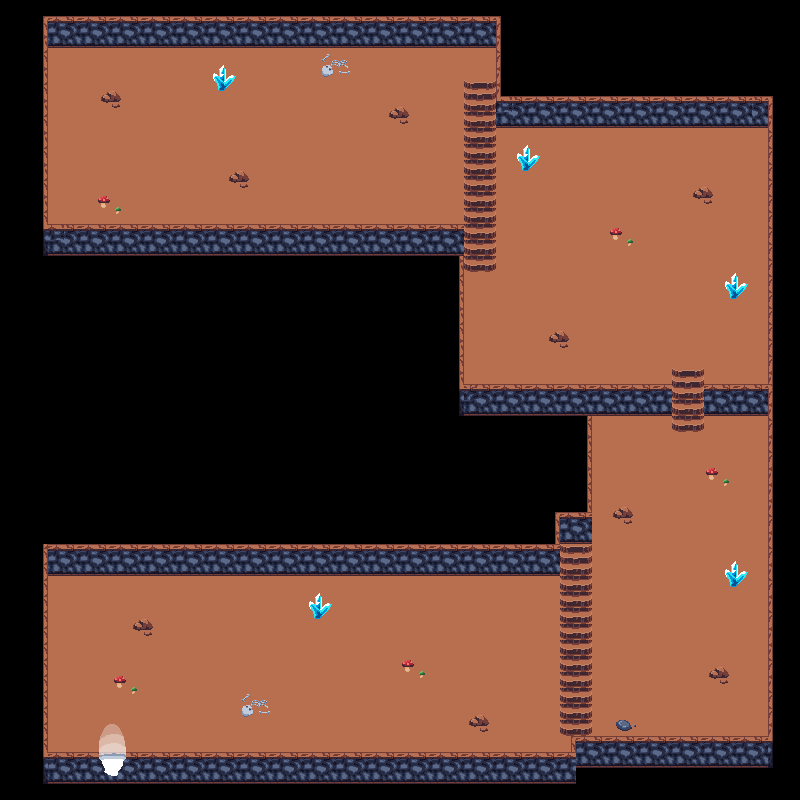

Below is a game level as drawn by its tile map, then a one-line description and the .tmx that defines it (tile-layer data replaced by summaries):
An orthogonal 50x50 tile map with 16x16 px tiles, 4 tile layers (floor, stairs, walls, decorations) and 38 objects (36x collision, exit_dungeon, spawn_dungeon).

<map version="1.10" tiledversion="1.10.0" orientation="orthogonal" renderorder="right-down" width="50" height="50" tilewidth="16" tileheight="16" infinite="0" nextlayerid="6" nextobjectid="52">
 <tileset firstgid="1" source="dungeon.tsx" />
 <layer id="1" name="floor" width="50" height="50">
  <data>[2500 cells, 1320 non-empty, 17 distinct tile ids]</data>
 </layer>
 <layer id="2" name="stairs" width="50" height="50">
  <data>[2500 cells, 168 non-empty, 10 distinct tile ids]</data>
 </layer>
 <layer id="3" name="walls" width="50" height="50">
  <data>[2500 cells, 435 non-empty, 23 distinct tile ids]</data>
 </layer>
 <layer id="4" name="decorations" width="50" height="50">
  <data>[2500 cells, 96 non-empty, 28 distinct tile ids]</data>
 </layer>
 <objectgroup id="5" name="objects">
  <object id="1" type="collision" x="48" y="16" width="448" height="32" />
  <object id="2" type="collision" x="496" y="16" width="16" height="112" />
  <object id="3" type="collision" x="512" y="96" width="256" height="32" />
  <object id="7" type="collision" x="768" y="96" width="16" height="672" />
  <object id="8" type="collision" x="448" y="224" width="16" height="192" />
  <object id="9" type="collision" x="464" y="384" width="208" height="32" />
  <object id="10" type="collision" x="704" y="384" width="64" height="32" />
  <object id="11" type="collision" x="32" y="224" width="416" height="32" />
  <object id="12" type="collision" x="32" y="16" width="16" height="208" />
  <object id="13" type="collision" x="576" y="416" width="16" height="96" />
  <object id="16" type="collision" x="496" y="128" height="112" />
  <object id="18" type="collision" x="592" y="576" height="160" />
  <object id="19" type="collision" x="544" y="512" width="48" height="32" />
  <object id="20" type="collision" x="576" y="736" width="192" height="32" />
  <object id="21" type="collision" x="32" y="544" width="528" height="32" />
  <object id="23" type="collision" x="32" y="576" width="16" height="208" />
  <object id="24" type="collision" x="48" y="752" width="528" height="32" />
  <object id="25" type="collision" x="560" y="576" height="128" />
  <object id="26" type="collision" x="135.333" y="620.667" width="13.3333" height="12.6667" />
  <object id="27" type="collision" x="310.667" y="600" width="14" height="19.3333" />
  <object id="28" type="collision" x="470.667" y="716.667" width="14.6667" height="10.6667" />
  <object id="29" type="collision" x="619.333" y="721.333" width="10.6667" height="8" />
  <object id="31" type="collision" x="710" y="669.333" width="17.3333" height="10.6667" />
  <object id="35" type="collision" x="615.333" y="511.333" width="14" height="9.33333" />
  <object id="36" type="collision" x="727.333" y="570.667" width="11.3333" height="15.3333" />
  <object id="37" type="collision" x="727.333" y="280" width="11.3333" height="20" />
  <object id="38" type="collision" x="548.667" y="333.333" width="17.3333" height="10" />
  <object id="39" type="collision" x="696.667" y="191.333" width="12" height="7.33333" />
  <object id="40" type="collision" x="518.667" y="154" width="10.6667" height="16.6667" />
  <object id="41" type="collision" x="392.667" y="108" width="12.6667" height="11.3333" />
  <object id="42" type="collision" x="216" y="72.6667" width="10" height="18" />
  <object id="43" type="collision" x="232.667" y="171.333" width="12.6667" height="12" />
  <object id="46" type="collision" x="103.333" y="92" width="14.6667" height="12.6667" />
  <object id="47" name="exit_dungeon" x="96" y="736" width="32" height="48" />
  <object id="48" name="spawn_dungeon" x="112.667" y="678">
   <point />
  </object>
  <object id="49" type="collision" x="559" y="545" width="2.5" height="160.5" />
  <object id="50" type="collision" x="590.5" y="575" width="3.5" height="161" />
  <object id="51" type="collision" x="495.5" y="127" width="2.5" height="114.5" />
 </objectgroup>
</map>
